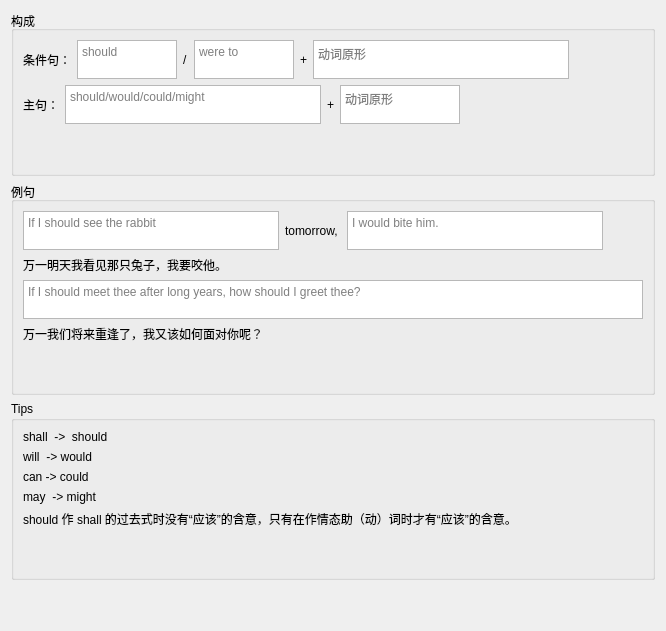
                 <widget class="QWidget" name="tab_11">
                  <attribute name="title">
                   <string>未来可能性很小或不可能发生</string>
                  </attribute>
                  <layout class="QGridLayout" name="gridLayout_5">
                   <item row="0" column="0">
                    <widget class="QGroupBox" name="groupBox_9">
                     <property name="title">
                      <string>构成 </string>
                     </property>
                     <layout class="QVBoxLayout" name="verticalLayout_26">
                      <item>
                       <layout class="QHBoxLayout" name="horizontalLayout_32">
                        <item>
                         <widget class="QLabel" name="label_52">
                          <property name="text">
                           <string>条件句：</string>
                          </property>
                         </widget>
                        </item>
                        <item>
                         <widget class="QTextEdit" name="textEdit_38">
                          <property name="sizePolicy">
                           <sizepolicy hsizetype="Fixed" vsizetype="Fixed">
                            <horstretch>0</horstretch>
                            <verstretch>0</verstretch>
                           </sizepolicy>
                          </property>
                          <property name="maximumSize">
                           <size>
                            <width>100</width>
                            <height>39</height>
                           </size>
                          </property>
                          <property name="placeholderText">
                           <string>should</string>
                          </property>
                         </widget>
                        </item>
                        <item>
                         <widget class="QLabel" name="label_56">
                          <property name="text">
                           <string>/</string>
                          </property>
                         </widget>
                        </item>
                        <item>
                         <widget class="QTextEdit" name="textEdit_42">
                          <property name="maximumSize">
                           <size>
                            <width>100</width>
                            <height>39</height>
                           </size>
                          </property>
                          <property name="placeholderText">
                           <string>were to</string>
                          </property>
                         </widget>
                        </item>
                        <item>
                         <widget class="QLabel" name="label_53">
                          <property name="text">
                           <string>+</string>
                          </property>
                         </widget>
                        </item>
                        <item>
                         <widget class="QTextEdit" name="textEdit_39">
                          <property name="maximumSize">
                           <size>
                            <width>300</width>
                            <height>39</height>
                           </size>
                          </property>
                          <property name="placeholderText">
                           <string>动词原形</string>
                          </property>
                         </widget>
                        </item>
                        <item>
                         <spacer name="horizontalSpacer_14">
                          <property name="orientation">
                           <enum>Qt::Horizontal</enum>
                          </property>
                          <property name="sizeHint" stdset="0">
                           <size>
                            <width>40</width>
                            <height>20</height>
                           </size>
                          </property>
                         </spacer>
                        </item>
                       </layout>
                      </item>
                      <item>
                       <layout class="QHBoxLayout" name="horizontalLayout_33">
                        <item>
                         <widget class="QLabel" name="label_54">
                          <property name="text">
                           <string>主句：</string>
                          </property>
                         </widget>
                        </item>
                        <item>
                         <widget class="QTextEdit" name="textEdit_40">
                          <property name="maximumSize">
                           <size>
                            <width>500</width>
                            <height>39</height>
                           </size>
                          </property>
                          <property name="placeholderText">
                           <string>should/would/could/might</string>
                          </property>
                         </widget>
                        </item>
                        <item>
                         <widget class="QLabel" name="label_55">
                          <property name="text">
                           <string>+</string>
                          </property>
                         </widget>
                        </item>
                        <item>
                         <widget class="QTextEdit" name="textEdit_41">
                          <property name="maximumSize">
                           <size>
                            <width>120</width>
                            <height>39</height>
                           </size>
                          </property>
                          <property name="placeholderText">
                           <string>动词原形</string>
                          </property>
                         </widget>
                        </item>
                        <item>
                         <spacer name="horizontalSpacer_15">
                          <property name="orientation">
                           <enum>Qt::Horizontal</enum>
                          </property>
                          <property name="sizeHint" stdset="0">
                           <size>
                            <width>40</width>
                            <height>20</height>
                           </size>
                          </property>
                         </spacer>
                        </item>
                       </layout>
                      </item>
                      <item>
                       <spacer name="verticalSpacer_10">
                        <property name="orientation">
                         <enum>Qt::Vertical</enum>
                        </property>
                        <property name="sizeHint" stdset="0">
                         <size>
                          <width>20</width>
                          <height>40</height>
                         </size>
                        </property>
                       </spacer>
                      </item>
                     </layout>
                    </widget>
                   </item>
                   <item row="1" column="0">
                    <widget class="QGroupBox" name="groupBox_10">
                     <property name="title">
                      <string>例句</string>
                     </property>
                     <layout class="QVBoxLayout" name="verticalLayout_27">
                      <item>
                       <layout class="QHBoxLayout" name="horizontalLayout_34">
                        <item>
                         <widget class="QTextEdit" name="textEdit_43">
                          <property name="maximumSize">
                           <size>
                            <width>500</width>
                            <height>39</height>
                           </size>
                          </property>
                          <property name="placeholderText">
                           <string>If I should see the rabbit</string>
                          </property>
                         </widget>
                        </item>
                        <item>
                         <widget class="QLabel" name="label_57">
                          <property name="text">
                           <string>tomorrow, </string>
                          </property>
                         </widget>
                        </item>
                        <item>
                         <widget class="QTextEdit" name="textEdit_44">
                          <property name="maximumSize">
                           <size>
                            <width>500</width>
                            <height>39</height>
                           </size>
                          </property>
                          <property name="placeholderText">
                           <string>I would bite him.</string>
                          </property>
                         </widget>
                        </item>
                        <item>
                         <spacer name="horizontalSpacer_16">
                          <property name="orientation">
                           <enum>Qt::Horizontal</enum>
                          </property>
                          <property name="sizeHint" stdset="0">
                           <size>
                            <width>40</width>
                            <height>20</height>
                           </size>
                          </property>
                         </spacer>
                        </item>
                       </layout>
                      </item>
                      <item>
                       <widget class="QLabel" name="label_58">
                        <property name="text">
                         <string>万一明天我看见那只兔子，我要咬他。</string>
                        </property>
                       </widget>
                      </item>
                      <item>
                       <widget class="QTextEdit" name="textEdit_45">
                        <property name="maximumSize">
                         <size>
                          <width>1000</width>
                          <height>39</height>
                         </size>
                        </property>
                        <property name="placeholderText">
                         <string>If I should meet thee after long years, how should I greet thee?</string>
                        </property>
                       </widget>
                      </item>
                      <item>
                       <widget class="QLabel" name="label_59">
                        <property name="text">
                         <string>万一我们将来重逢了，我又该如何面对你呢？</string>
                        </property>
                       </widget>
                      </item>
                      <item>
                       <spacer name="verticalSpacer_11">
                        <property name="orientation">
                         <enum>Qt::Vertical</enum>
                        </property>
                        <property name="sizeHint" stdset="0">
                         <size>
                          <width>20</width>
                          <height>40</height>
                         </size>
                        </property>
                       </spacer>
                      </item>
                     </layout>
                    </widget>
                   </item>
                   <item row="2" column="0">
                    <widget class="QGroupBox" name="groupBox_11">
                     <property name="title">
                      <string>Tips</string>
                     </property>
                     <layout class="QGridLayout" name="gridLayout_4">
                      <item row="3" column="0">
                       <widget class="QLabel" name="label_63">
                        <property name="text">
                         <string>may  -&gt; might</string>
                        </property>
                       </widget>
                      </item>
                      <item row="1" column="0">
                       <widget class="QLabel" name="label_61">
                        <property name="text">
                         <string>will  -&gt; would</string>
                        </property>
                       </widget>
                      </item>
                      <item row="0" column="0">
                       <widget class="QLabel" name="label_60">
                        <property name="text">
                         <string>shall  -&gt;  should</string>
                        </property>
                       </widget>
                      </item>
                      <item row="5" column="0">
                       <spacer name="verticalSpacer_12">
                        <property name="orientation">
                         <enum>Qt::Vertical</enum>
                        </property>
                        <property name="sizeHint" stdset="0">
                         <size>
                          <width>20</width>
                          <height>40</height>
                         </size>
                        </property>
                       </spacer>
                      </item>
                      <item row="2" column="0">
                       <widget class="QLabel" name="label_62">
                        <property name="text">
                         <string>can -&gt; could</string>
                        </property>
                       </widget>
                      </item>
                      <item row="4" column="0">
                       <widget class="QLabel" name="label_64">
                        <property name="text">
                         <string>should 作 shall 的过去式时没有“应该”的含意，只有在作情态助（动）词时才有“应该”的含意。</string>
                        </property>
                       </widget>
                      </item>
                     </layout>
                    </widget>
                   </item>
                   <item row="3" column="0">
                    <spacer name="verticalSpacer_13">
                     <property name="orientation">
                      <enum>Qt::Vertical</enum>
                     </property>
                     <property name="sizeHint" stdset="0">
                      <size>
                       <width>20</width>
                       <height>40</height>
                      </size>
                     </property>
                    </spacer>
                   </item>
                  </layout>
                 </widget>
